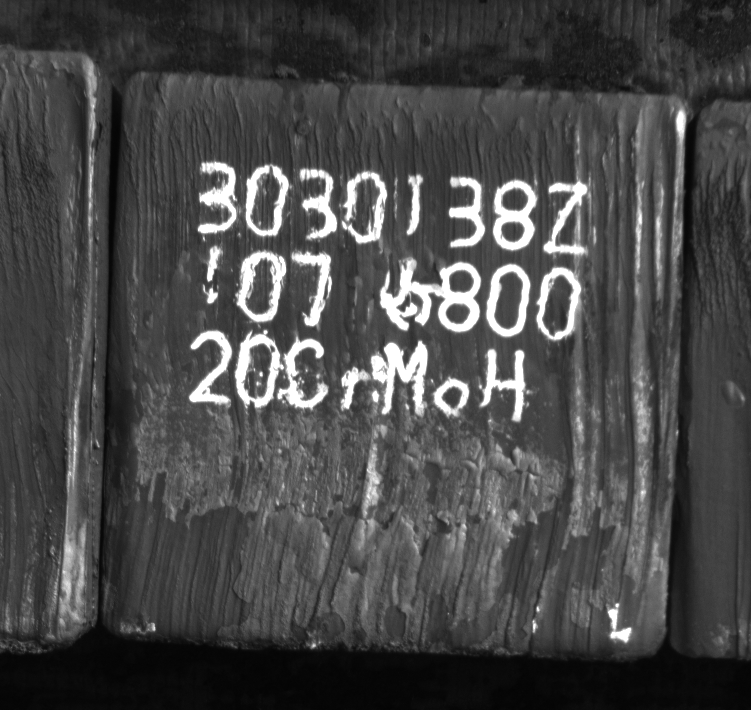
#> input picture ocr/other/3030138Z_blur.png, 751 x 710 px
$ python bound_detect.py
#> lines starting #> are read from the running program, lines starting #| are printed output that depends on the picture
import cv2
import numpy as np

# 读取图像
image = cv2.imread("3030138Z_blur.png")
#> image is the input picture: shape (710, 751, 3); min 4, max 255, mean 72.8
gray = cv2.cvtColor(image, cv2.COLOR_BGR2GRAY)

# 进行边缘检测（使用Canny算法）
edges = cv2.Canny(gray, threshold1=50, threshold2=150, apertureSize=3)
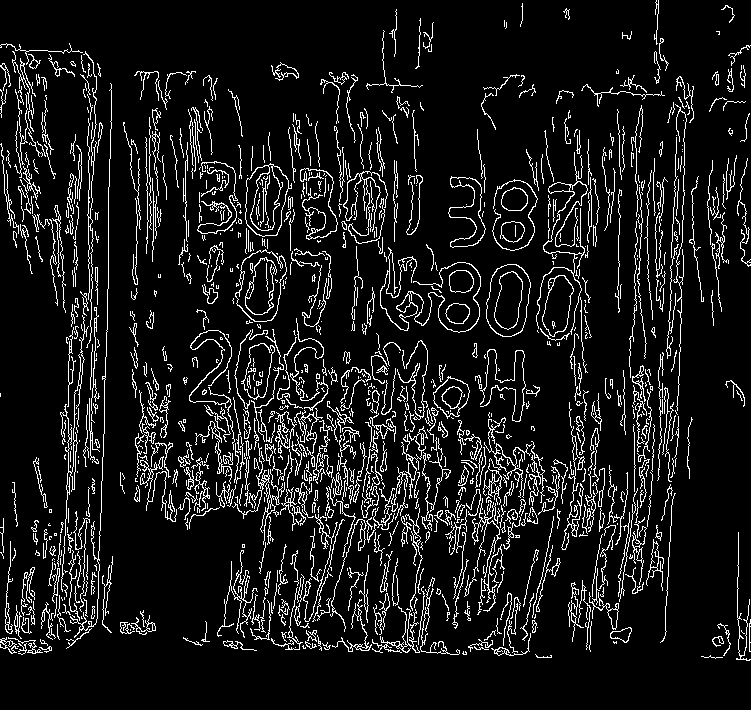
#> edges: shape (710, 751); 9.6% white in thin lines or dots

# 进行Hough线变换
lines = cv2.HoughLines(edges, 1, np.pi / 180, threshold=100)

# 绘制直线
for line in lines:
    rho, theta = line[0]
    a = np.cos(theta)
    b = np.sin(theta)
    x0 = a * rho
    y0 = b * rho
    x1 = int(x0 + 1000 * (-b))
    y1 = int(y0 + 1000 * (a))
    x2 = int(x0 - 1000 * (-b))
    y2 = int(y0 - 1000 * (a))
    cv2.line(image, (x1, y1), (x2, y2), (0, 0, 255), 2)
#> this loop made 6323 passes
#> (rho, theta, a, b, x0, y0, x1, y1) on passes 1 to 3: (118, 0.0349, 0.999, 0.0349, 117.9, 4.12, 83, 1003), (91, 0, 1, 0, 91, 0, 91, 1000), (8, 2.36, -0.707, 0.707, -5.66, 5.66, -712, -701)
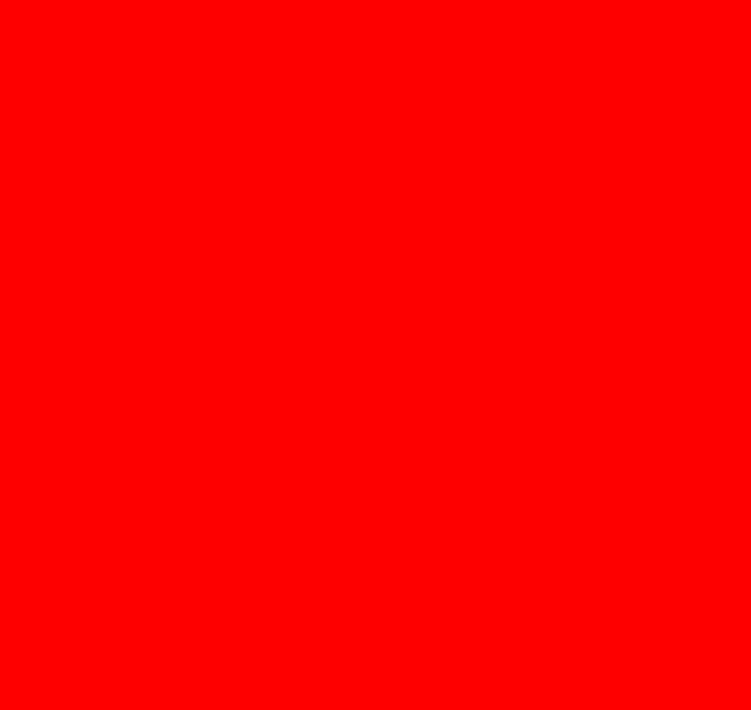
#> image: shape (710, 751, 3); mean B, G, R 0, 0, 255

# 显示图像
cv2.imshow("Hough Lines", image)
cv2.waitKey(0)
cv2.destroyAllWindows()
